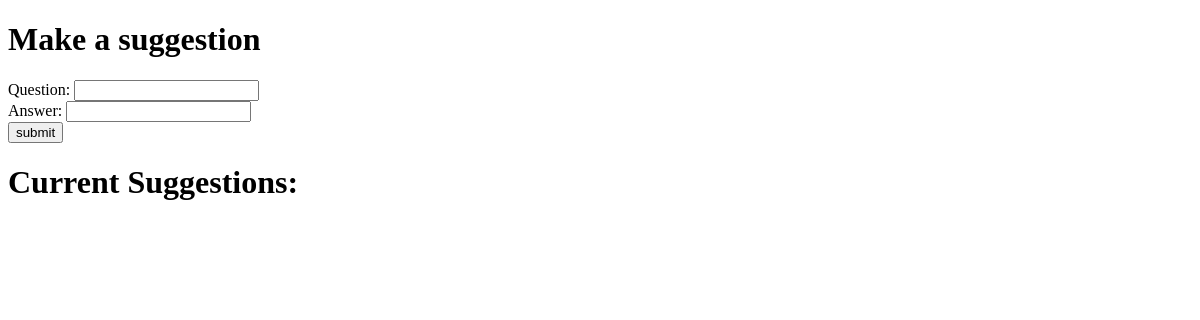
Page /trivia/suggestions/ on the earlier database version.
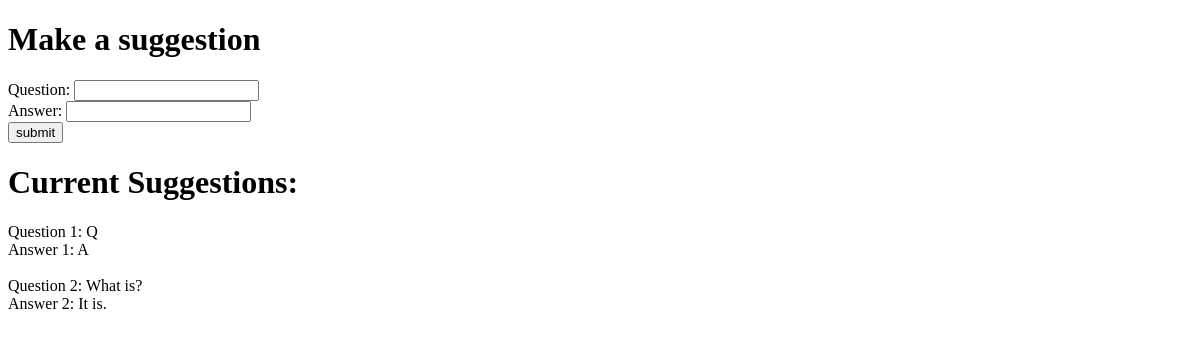
Same page on the later database version.
### trivia/models.py (models this page shows)
class Suggestion(models.Model):
    suggestion_text = models.CharField(max_length=500)
    answer_text = models.CharField(max_length=100)
    suggested_date = models.DateTimeField('date suggested')
    def __str__(self):
        return self.suggestion_text

### trivia/views.py (the view)
# urls.py: path('suggestions/', views.suggestions, name='suggestions'),
def suggestions(request):
    all_suggestions = list(Suggestion.objects.all())
    context = {'all_suggestions': all_suggestions}
    return render(request, 'trivia/suggestions.html', context)

### trivia/templates/trivia/suggestions.html (shortened to what this page needs)
<!DOCTYPE html>
<html lang="en">
<head>
</head>
<body>
    <h1>Make a suggestion</h1>
    <form action="{% url 'trivia:suggest' %}" method="post">
        Question: <input type="text" name="question">
        <br>
        Answer: <input type="text" name="answer">
        <br>
        <input type="submit" value="submit">
        <br>
        <h1>Current Suggestions:</h1>
        {% for suggestion in all_suggestions %}
            <div>
                <span>Question {{ forloop.counter }}:</span>
                <span>{{ suggestion }}</span>
            </div>
            <div>
                <span>Answer {{ forloop.counter }}:</span>
                <span>{{ suggestion.answer_text }}</span>
            </div>
            <br/>
        {% endfor %}
    </form>
</body>
</html>

Differences in the rows shown:
added Suggestion: suggestion_text "Q", answer_text "A"
added Suggestion: suggestion_text "What is?", answer_text "It is."
